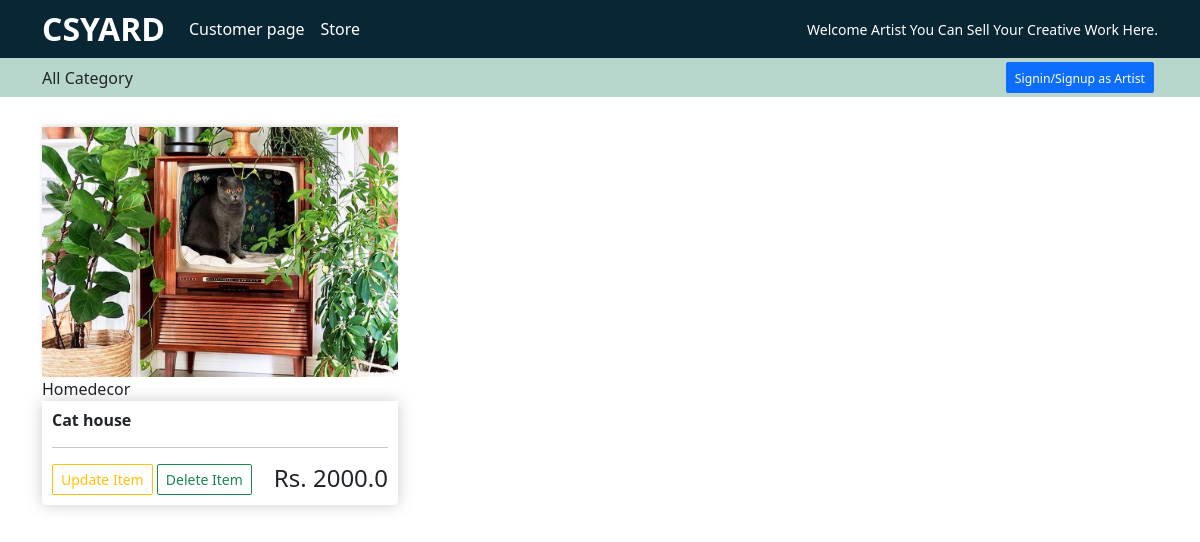
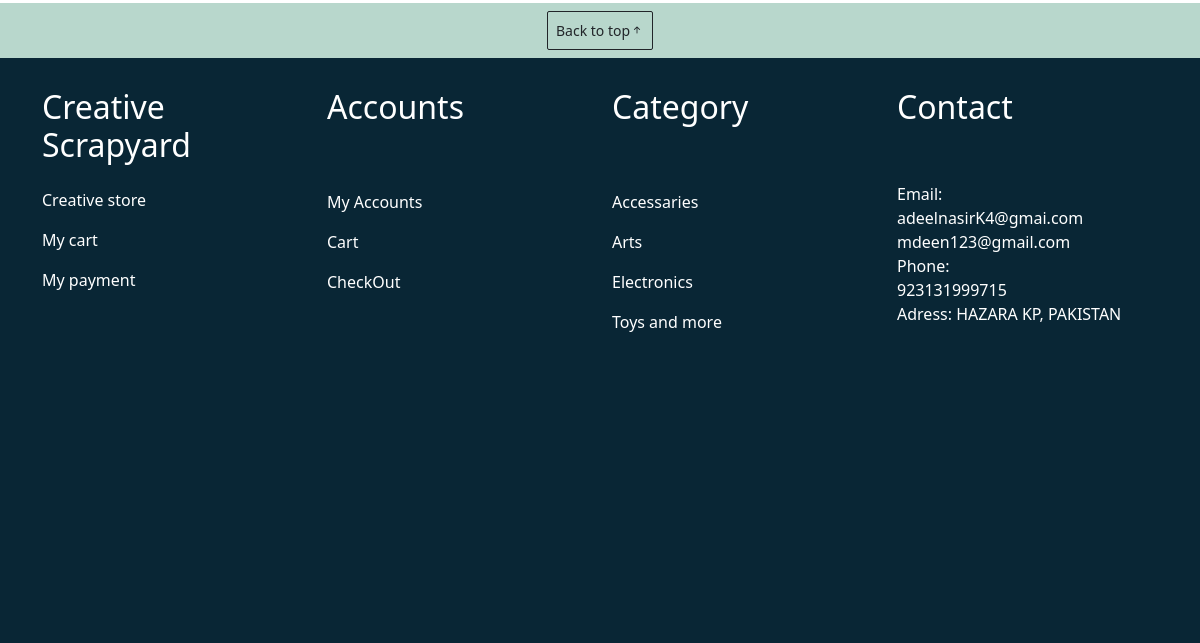
/services/seller-profile/1, run on an earlier commit of the app's database (2 pictures, top to bottom).
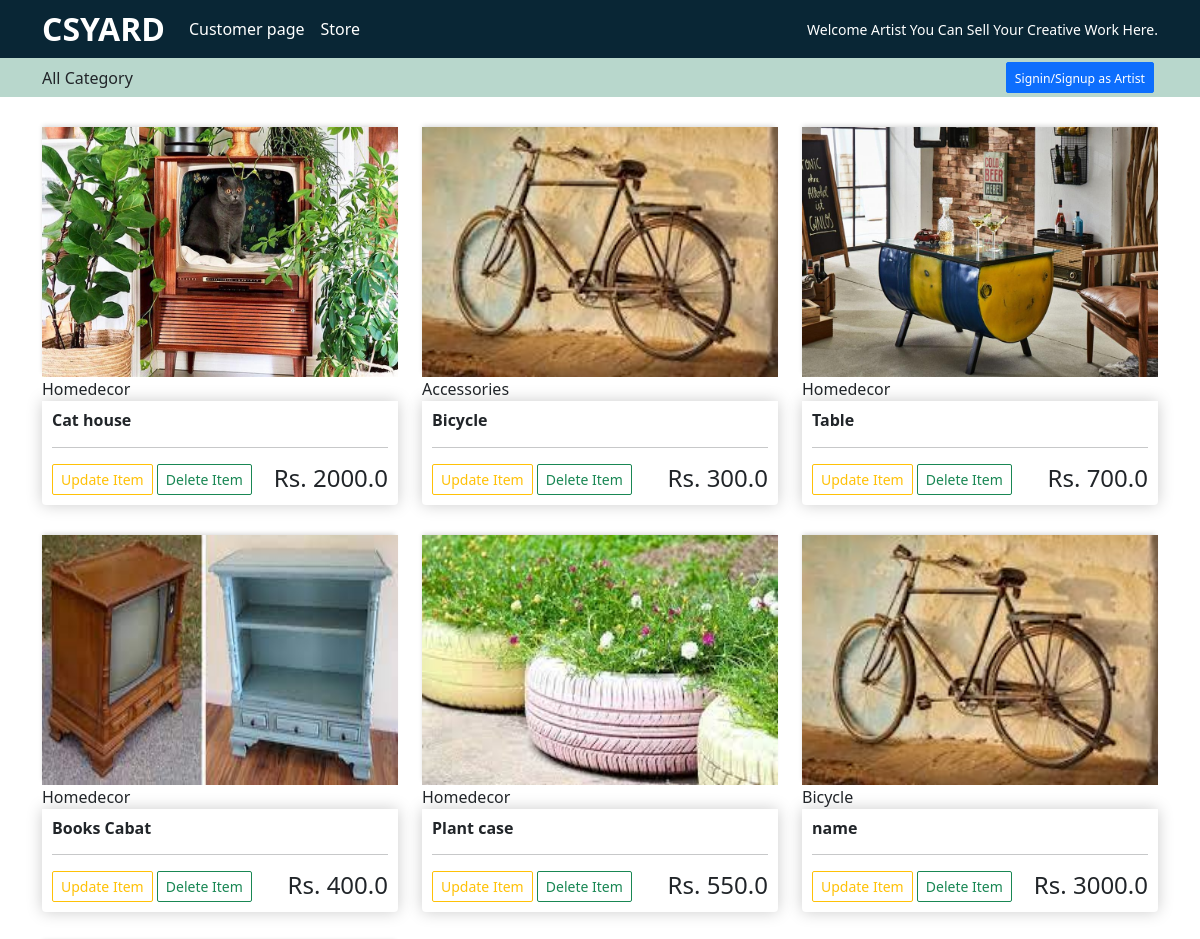
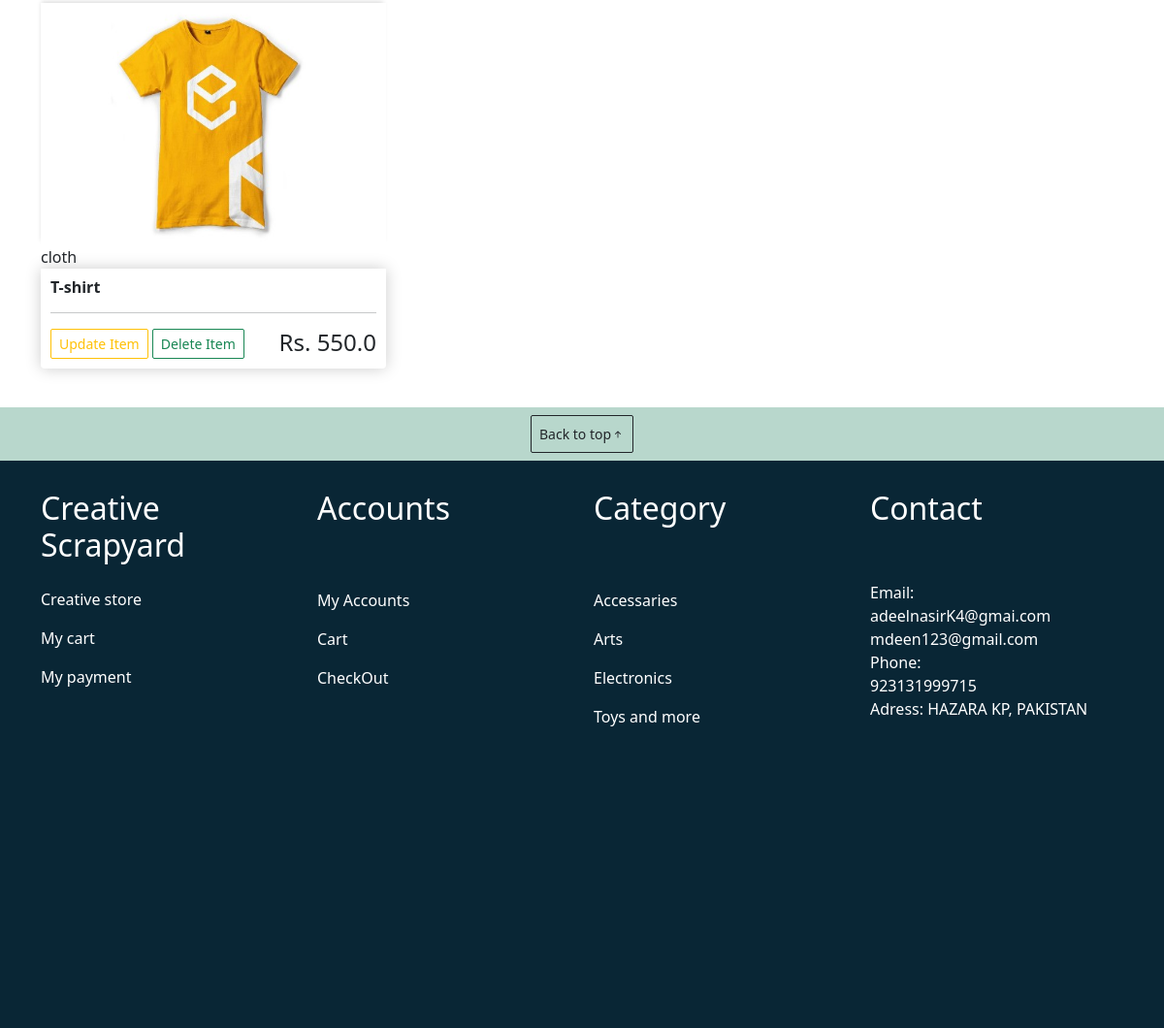
And on a later commit of the database (2 pictures, top to bottom).
### store/models.py (models this page shows, shortened)
class Product(models.Model):
    seller = models.ForeignKey(User, on_delete=models.CASCADE, null=True)
    name = models.CharField(max_length=200, null=True)
    price = models.FloatField()
    category = models.ForeignKey(Category, on_delete=models.SET_NULL, null=True)
    image = models.ImageField(null=True, blank=True)
    in_stock = models.BooleanField(default=True)
    @property
    def image_url(self):
        try:
            url = self.image.url
        except:
            url = ''
        return url

class Category(models.Model):
    name = models.CharField(max_length=25)
    def __str__(self):
        return self.name

### seller/views.py (the view)
# urls.py: path('seller-profile/<str:pk>', views.sellerProfileView, name= 'seller-profile'),
def sellerProfileView(request, pk):
    user = User.objects.get(id=pk)
    product = user.product_set.all()
    context = {'user':user, 'product': product}
    return render (request, 'seller/seller_profile.html', context)

### seller/templates/seller/seller_profile.html
{% extends 'seller/main.html' %}
{% load static %}
{% block content %}
<div class="container">
    <div class="row">
        {% for product in product %}
        <div class="col col-lg-4 " >
            <img class="thumbnail" src="{{ product.image_url }}" alt="placeholder">
            {{ product.category }}
            <div class="box-element product">
                <h6><strong>{{ product.name }}</strong></h6>
                <hr>
                <a href="{% url 'update-product' product.id  %}"><button class="btn btn-outline-warning btn-sm">Update Item</button></a>
                <a href="{% url 'delete-product' product.id  %}"><button class="btn btn-outline-success btn-sm">Delete Item</button></a>
                <h4 style="display: inline; float: right;">Rs. {{ product.price}}</h4>
            </div>
        </div>
        {% endfor %}
    </div>
</div>
{% endblock %}

### seller/templates/seller/main.html (shortened to what this page needs)
<!DOCTYPE html>
<html lang="en">
<head>
    {% load static %}
    <link href="https://cdn.jsdelivr.net/npm/bootstrap@5.3.2/dist/css/bootstrap.min.css" rel="stylesheet">
    <link rel="stylesheet" href="{% static 'css/main.css' %}">
    <link rel="stylesheet" href="https://cdn.jsdelivr.net/npm/bootstrap-icons@1.7.1/font/bootstrap-icons.css">
</head>
<body>
    {% include 'seller/navbar.html' %}
    {% block content %}
    {% endblock content %}
    {% include 'seller/footer.html' %}
</body>
</html>

### seller/templates/seller/navbar.html (shortened to what this page needs)
{% load static %}
<nav class="navbar navbar-expand-lg navbar-dark navbar-bg">
  <div class="container ">
    <a class="navbar-brand" href="{% url 'home' %}">CSYARD</a>
    <div class="collapse navbar-collapse" id="navbarSupportedContent">
      <ul class="navbar-nav">
        {% if request.user.is_authenticated %}
        <li class="nav-item active">
          <a class="nav-link text-white " href="{% url 'seller-page' %}">Home</a>
        </li>
        <li class="nav-item active">
          <a class="nav-link text-white " href="{% url 'seller-profile' request.user.id %}">Profile</a>
        </li>
        {% else %}
        <li class="nav-item active">
          <a class="nav-link text-white " href="{% url 'home' %}">Customer page</a>
        </li>
        {% endif %}
        <li class="nav-item ">
          <a class="nav-link text-white " href="{% url 'seller-store' %}">Store</a>
        </li>
      </ul>
    </div>
    <div class="form-inline my-2 my-lg-0 ">
        {% if request.user.is_authenticated %}
        <button class="btn btn-outline-light btn-sm"><small>Welcome, {{ request.user.username }} </small></button>
        <a href="{% url 'logout' %}"class="btn btn-warning btn-sm" ><small>Logout</small></a>
        {% else %}
        <p class="text-white navbar-nav"> <small>Welcome Artist You Can Sell Your Creative Work Here.</small></p>
        {% endif %}
    </div>
  </div>
</nav>
<nav class="navbar bg-expand-lg navbar-cat-bg">
 <div class="container ">
  <a class="nav-link" href="" >All Category</a>
  {% if request.user.is_authenticated %}
  <div class="form-inline my-2 my-lg-0 p-1">
    <a href="#"class="btn btn-outline-dark btn-sm ">You are a {{request.user.role}}</a>
  </div>
  {% else %}
  <div class="form-inline my-2 my-lg-0 p-1">
    <a href="{% url 'register-seller' %}"class="btn btn-primary btn-sm "><small>Signin/Signup as Artist</small></a>
  </div>
  {% endif %}
 </div>
</nav>

### seller/templates/seller/footer.html (shortened to what this page needs)
{% load static %}
<footer class="footer">
    <div class="row navbar-cat-bg">
      <div class=" col-lg-12 text-center p-2">
        <a href="#" role="button" class="btn btn-outline-dark btn-sm p-2">Back to top<i class="bi bi-arrow-up-short"></i></a>
      </div>
    </div>
    <div class="container">
      <div class="row ">
        <div class="col col-lg-3">
          <ul class="navbar-nav">
            <li class="nav-item"><h2>Creative Scrapyard</h2></li>
            <li class="nav-item mt-2">
              <a class="nav-link text-white " href="{% url 'seller-store' %}">Creative store</a>
            </li>
            <li class="nav-item ">
              <a class="nav-link text-white " href="">My cart</a>
            </li>
            <li class="nav-item ">
              <a class="nav-link text-white " href="">My payment</a>
            </li>
          </ul>
        </div>
        <div class="col col-lg-3">
          <ul class="navbar-nav ">
            <li class="nav-item "><h2>Accounts</h2></li>
            <li class="nav-item mt-5">
              <a class="nav-link text-white " href="">My Accounts</a>
            </li>
            <li class="nav-item ">
              <a class="nav-link text-white " href="">Cart</a>
            </li>
            <li class="nav-item ">
              <a class="nav-link text-white " href="">CheckOut</a>
            </li>
            <li class="nav-item ">
              <a class="nav-link text-white " href=""></a>
            </li>
          </ul>
        </div>
        <div class="col col-lg-3">
          <ul class="navbar-nav">
            <li class="nav-item "><h2>Category</h2></li>
            <li class="nav-item mt-5">
              <a class="nav-link text-white " href="{% url 'seller-store' %}">Accessaries</a>
            </li>
            <li class="nav-item ">
              <a class="nav-link text-white " href="{% url 'seller-store' %}">Arts</a>
            </li>
            <li class="nav-item ">
              <a class="nav-link text-white " href="{% url 'seller-store' %}">Electronics</a>
            </li>
            <li class="nav-item ">
              <a class="nav-link text-white " href="{% url 'seller-store' %}">Toys and more</a>
            </li>
          </ul>
        </div>
        <div class="col col-lg-3">
          <ul class="navbar-nav">
            <li class="nav-item "><h2>Contact</h2></li>
            <li class="nav-item mt-5">Email: <small></small><br>adeelnasirK4@gmai.com <br>
                                                                mdeen123@gmail.com
            </li>
            <li class="nav-item ">Phone: <small></small><br>923131999715
            </li>
            <li class="nav-item ">Adress: HAZARA KP, PAKISTAN
            </li>
          </ul>
        </div>
      </div>
    </div>
  </footer>

### static/css/main.css (style rules this page uses)
.navbar { padding: 0; }
.navbar-bg { background-color: #092635; }
.navbar-brand { font-size: 2rem; font-weight: 800; }
.navbar-cat-bg { background-color: #b8d7cc; }
.box-element { box-shadow:hsl(0, 0%, 80%) 0 0 16px; background-color: #fff; border-radius: 4px; padding: 10px; }
.thumbnail { width: 100%; height: 250px; -webkit-box-shadow: -1px -3px 5px -2px rgba(214,214,214,1); -moz-box-shadow: -1px -3px 5px -2px rgba(214,214,214,1); box-shadow: -1px -3px 5px -2px rgba(214,214,214,1); }
.product { border-radius: 0 0 4px 4px; }
.col-lg-4, .col-md-4, .col { margin-top: 30px; }
.footer { margin-top: 40px; background-color: #092635; color: #fff; height: 80vh; }
.form-control, .btn { border-radius: 2px; }

What changed in the data, as far as the page shows it:
added Product: image_url (picture), category "Accessories", name "Bicycle", price "300.0"
added Product: image_url (picture), category "Homedecor", name "Table", price "700.0"
added Product: image_url (picture), category "Homedecor", name "Books Cabat", price "400.0"
added Product: image_url (picture), category "Homedecor", name "Plant case", price "550.0"
added Product: image_url (picture), category "Bicycle", name "name", price "3000.0"
added Product: image_url (picture), category "cloth", name "T-shirt", price "550.0"
